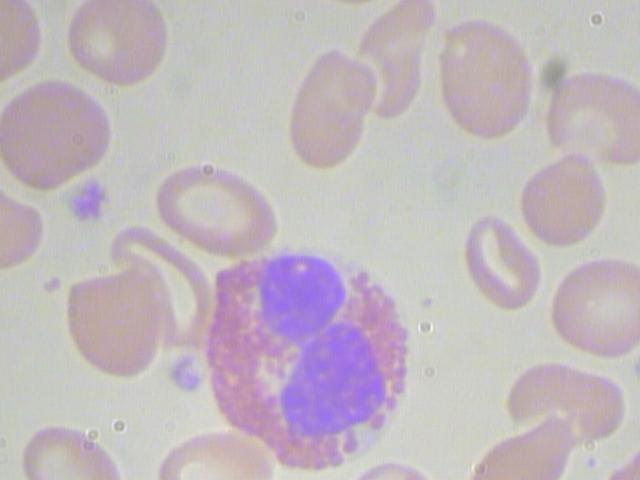
#> input picture vezba 1/sc_2019_challenge_1/dataset/train/BloodImage_00387.jpg, 640 x 480 px
$ python -i process.py   (imports and definitions only)   (older library calls are emulated)
#> lines starting #> are read from the running program, lines starting #| are printed output that depends on the picture; after the words box and inside, x2 and y2 are one past the last pixel; in counts of white or black regions, pixels touching at a corner belong together
# import libraries here
from builtins import print

import numpy as np
import cv2
import matplotlib
import matplotlib.pyplot as plt

def count_blood_cells(image_path):
    """
    Procedura prima putanju do fotografije i vraca broj krvnih zrnaca.

    Ova procedura se poziva automatski iz main procedure i taj deo kod nije potrebno menjati niti implementirati.

    :param image_path: <String> Putanja do ulazne fotografije.
    :return: <int>  Broj prebrojanih krvnih zrnaca
    """
#> called with image_path = 'dataset/train/BloodImage_00387.jpg'
    blood_cell_count = 0
    # TODO - Prebrojati krvna zrnca i vratiti njihov broj kao povratnu vrednost ove procedure

    img_ucitan = cv2.imread(image_path)
#> img_ucitan is the input picture: shape (480, 640, 3); mean B, G, R 189.9, 184, 193.5
    img_ucitan = cv2.cvtColor(img_ucitan, cv2.COLOR_BGR2RGB)


    img_gray = np.ndarray((img_ucitan.shape[0], img_ucitan.shape[1]))
    img_gray = 0.21 * img_ucitan[:, :, 0] + 0.72 * img_ucitan[:, :, 1] + 0.07 * img_ucitan[:, :, 2]
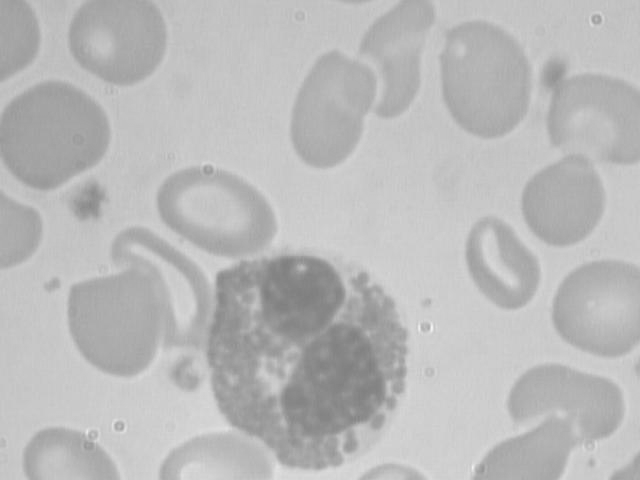
#> img_gray: shape (480, 640) float64; min 126.9, max 244.4, mean 186.4
    img_gray = img_gray.astype('uint8')

    img_tresh = cv2.adaptiveThreshold(img_gray, 255, cv2.ADAPTIVE_THRESH_MEAN_C, cv2.THRESH_BINARY, 25, 5)
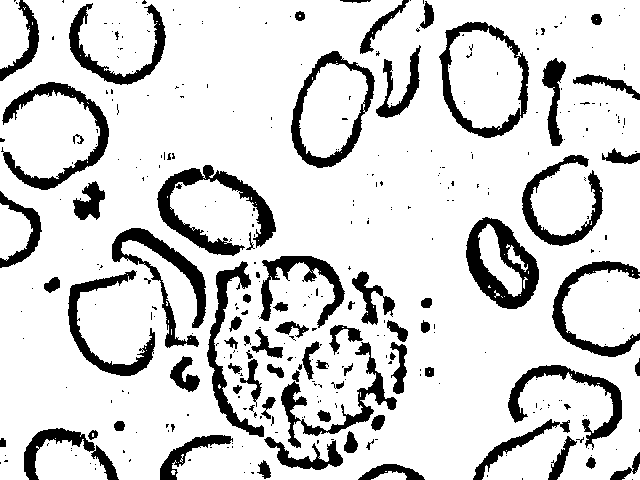
#> img_tresh: shape (480, 640); 83.5% white; 358 black regions (278 under 20 px), largest, box (x1, y1, x2, y2) and area: (157, 165, 276, 256) 3180, (466, 217, 539, 309) 3011, (112, 228, 206, 348) 2737

    # [8 lines of commented-out code are left out]

    mali = cv2.getStructuringElement(cv2.MORPH_ELLIPSE, (4, 4))
    veliki = cv2.getStructuringElement(cv2.MORPH_ELLIPSE, (6, 6))

    img_tresh_dilacija = cv2.dilate(img_tresh, mali, iterations=1)
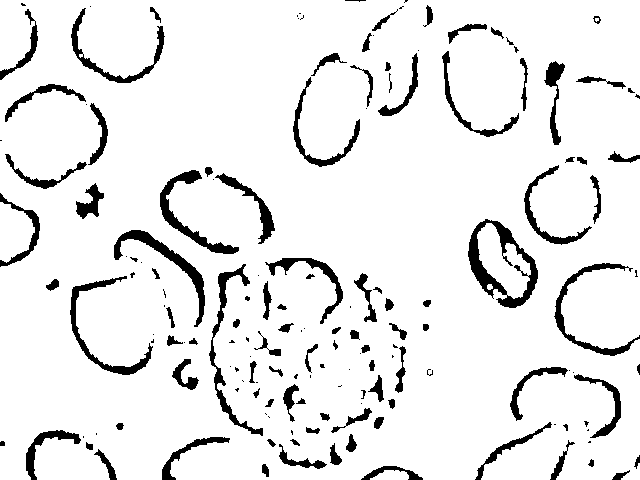
#> img_tresh_dilacija: shape (480, 640); 91.4% white; 161 black regions (60 under 20 px), largest, box (x1, y1, x2, y2) and area: (468, 219, 538, 308) 1907, (114, 230, 205, 327) 1290, (160, 170, 239, 254) 1197
    img_erozija = cv2.erode(img_tresh_dilacija, veliki, iterations=1)
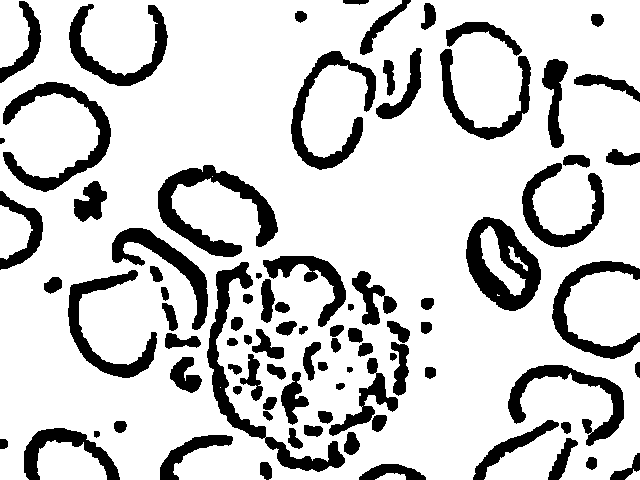
#> img_erozija: shape (480, 640); 80.4% white; 87 black regions, largest, box (x1, y1, x2, y2) and area: (207, 262, 345, 472) 3682, (158, 165, 278, 257) 3662, (466, 217, 541, 311) 3532

    img_invert = 255-img_erozija
#> img_invert: shape (480, 640); 19.6% white; 87 white regions
    #plt.imshow(img_invert, 'gray')
    #plt.show()

    img, contours, hiearchy = cv2.findContours(img_invert, cv2.RETR_LIST, cv2.CHAIN_APPROX_SIMPLE)
#> contours = 95 contours, 7 with area under 20; largest, box (x1, y1, x2, y2) and area: (466, 217, 541, 311) 4750, (158, 165, 278, 257) 3392, (207, 262, 345, 472) 3344, (3, 82, 111, 192) 2784, (291, 51, 376, 170) 2452; hiearchy = 95 rows, first 6: [1, -1, -1, -1], [2, 0, -1, -1], [3, 1, -1, -1], [4, 2, -1, -1], [5, 3, -1, -1], [6, 4, -1, -1]


    contours_blood_cell = []


    for contour in contours:
        (x, y), radius = cv2.minEnclosingCircle(contour)
        center = (int(x), int(y))
        radius = int(radius)
        img = cv2.circle(img, center, radius, (0, 255, 0), 2)


        if radius > 23 and radius < 44:
            contours_blood_cell.append(contour)
#> this loop made 95 passes
#> (x, y, radius, center) on passes 2, 3, 4, 5, 6, 10, 11, 12, 13, 14, 15, 16: (264.9, 470.3, 9, (264, 470)), (591.1, 462.8, 6, (591, 462)), (624.5, 466, 19, (624, 466)), (2.5, 443.5, 5, (2, 443)), (561.5, 459.5, 23, (561, 459)), (350.5, 442.9, 11, (350, 442)), (96.07, 433.6, 3, (96, 433)), (295, 437.5, 11, (295, 437)), (71.5, 465, 49, (71, 465)), (312.7, 429, 9, (312, 429)), (565.3, 427.3, 6, (565, 427)), (119.8, 425.8, 6, (119, 425))
#> (x, y, radius) on passes 1, 8, 25, 30, 36, 45: (392, 478, 33), (196, 458, 41), (340, 386, 4), (276, 370, 10), (252, 377, 23), (269, 343, 19)
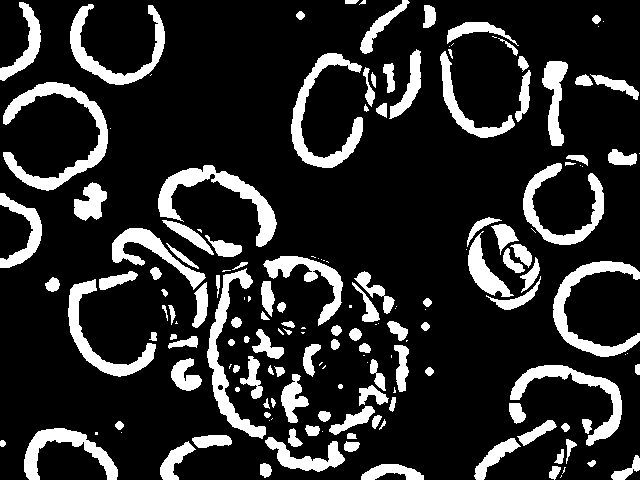
#> img: shape (480, 640); 17.1% white; 170 white regions (49 under 20 px)
#> after the loop, contours_blood_cell = 13 contours; largest, box (x1, y1, x2, y2) and area: (522, 163, 604, 248) 1934, (479, 225, 527, 297) 1284, (0, 191, 43, 270) 1075, (160, 435, 233, 480) 940, (0, 1, 41, 83) 928

    cv2.drawContours(img, contours_blood_cell, -1, (255, 0, 0), 1)
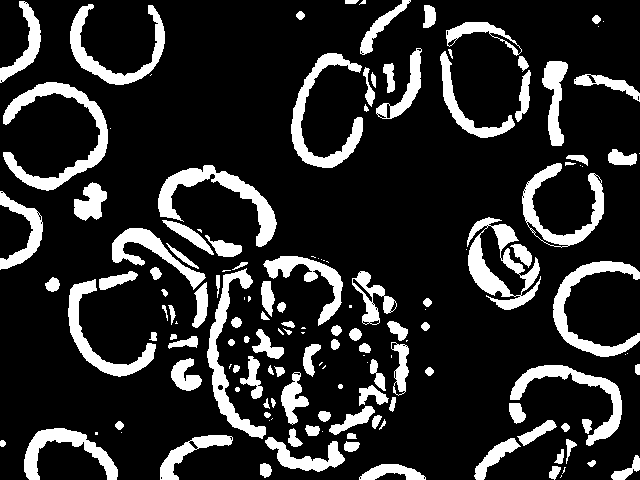
#> img: shape (480, 640); 17.3% white; 151 white regions (40 under 20 px), largest, box (x1, y1, x2, y2) and area: (3, 82, 108, 191) 2873, (467, 217, 541, 310) 2648, (158, 165, 277, 247) 2502

    blood_cell_count = len(contours_blood_cell)
#> blood_cell_count = 13
    print('Ukupan broj regiona: %d' % len(contours_blood_cell))
#| Ukupan broj regiona: 13

    return blood_cell_count

>>> result = count_blood_cells('dataset/train/BloodImage_00387.jpg')
#> result = 13

$ run again, on vezba 1/sc_2019_challenge_1/dataset/train/BloodImage_00388.jpg
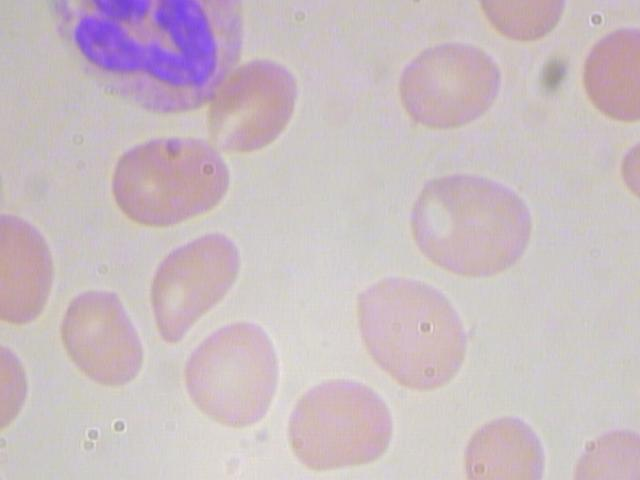
#> input picture vezba 1/sc_2019_challenge_1/dataset/train/BloodImage_00388.jpg, 640 x 480 px
#> in count_blood_cells, img_ucitan is the input picture: shape (480, 640, 3); mean B, G, R 193.8, 188.5, 201.6
#> in count_blood_cells, `img_tresh = cv2.adaptiveThreshold(img_gray, 255, cv2.ADAPTIVE_THRESH_M..`:
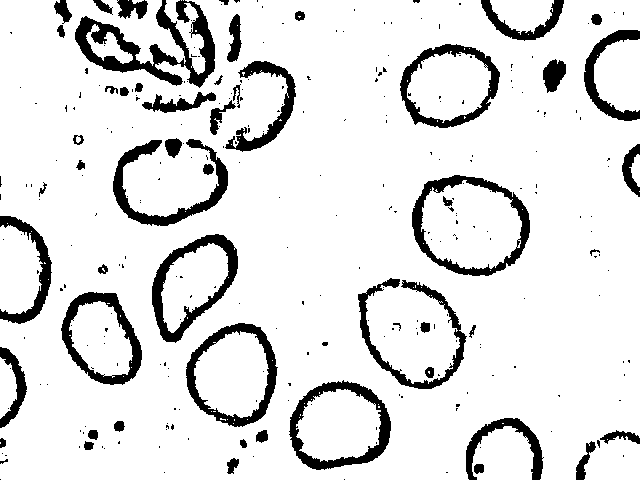
#> img_tresh: shape (480, 640); 88.1% white; 293 black regions (238 under 20 px), largest, box (x1, y1, x2, y2) and area: (75, 0, 215, 88) 4106, (412, 175, 530, 276) 2522, (152, 234, 238, 343) 2408
#> img_tresh_dilacija: shape (480, 640); 94% white; 96 black regions (33 under 20 px), largest, box (x1, y1, x2, y2) and area: (154, 236, 237, 341) 1383, (115, 142, 227, 225) 1319, (63, 294, 141, 384) 1171
#> img_erozija: shape (480, 640); 85.8% white; 52 black regions, largest, box (x1, y1, x2, y2) and area: (412, 175, 532, 278) 3144, (113, 139, 230, 228) 3058, (152, 234, 240, 344) 2937
#> img_invert: shape (480, 640); 14.2% white; 52 white regions
#> contours = 60 contours, 2 with area under 20; largest, box (x1, y1, x2, y2) and area: (412, 175, 532, 278) 9464, (186, 323, 279, 428) 7316, (290, 381, 393, 472) 7249, (422, 180, 523, 270) 6638, (400, 44, 502, 130) 6529; hiearchy = 60 rows, first 6: [1, -1, -1, -1], [2, 0, -1, -1], [3, 1, -1, -1], [4, 2, -1, -1], [5, 3, -1, -1], [6, 4, -1, -1]
#> the loop in count_blood_cells, `for contour in contours:` made 60 passes
#> (x, y, radius, center) on passes 1, 2, 3, 4, 5, 6, 8, 9: (233.5, 466, 8, (233, 466)), (585.5, 460.5, 20, (585, 460)), (89, 445.9, 5, (89, 445)), (243.2, 443.8, 5, (243, 443)), (2, 443.5, 5, (2, 443)), (620.6, 440, 19, (620, 440)), (93.5, 434.2, 6, (93, 434)), (119.8, 426.2, 6, (119, 426))
#> after the loop in count_blood_cells, `for contour in contours:`: contours_blood_cell = 9 contours; largest, box (x1, y1, x2, y2) and area: (195, 332, 269, 418) 4762, (408, 52, 492, 122) 4256, (70, 302, 133, 377) 3270, (466, 418, 545, 480) 1560, (481, 0, 566, 42) 1131
#> in count_blood_cells, `cv2.drawContours(img, contours_blood_cell, -1, (255, 0, 0), 1)`:
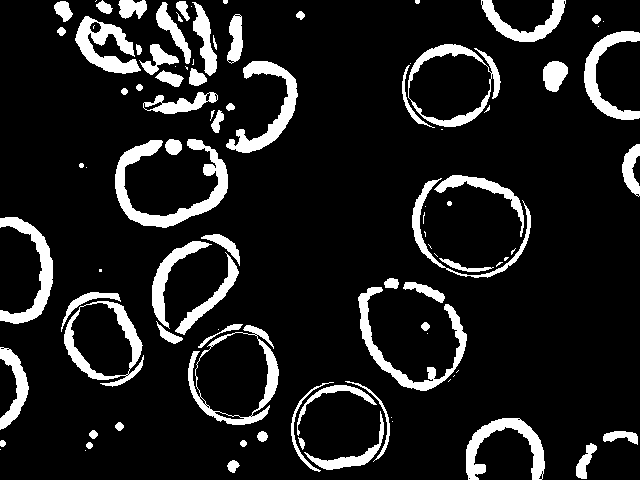
#> img: shape (480, 640); 12.1% white; 98 white regions (32 under 20 px), largest, box (x1, y1, x2, y2) and area: (115, 139, 228, 228) 2920, (358, 287, 467, 391) 2024, (226, 61, 298, 153) 1901
#> blood_cell_count = 9
#| Ukupan broj regiona: 9

$ run again, on vezba 1/sc_2019_challenge_1/dataset/train/BloodImage_00390.jpg
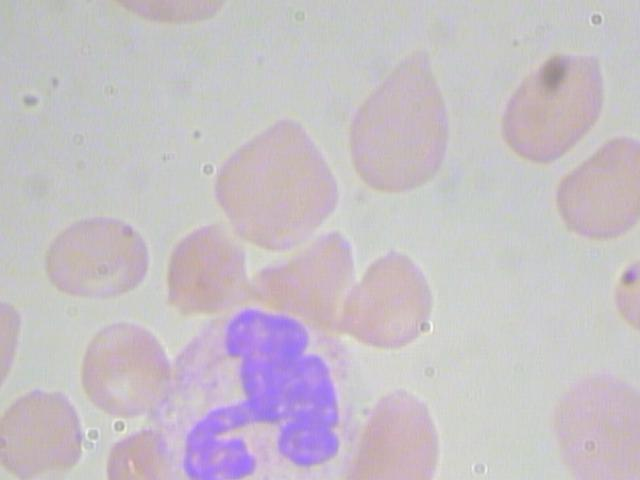
#> input picture vezba 1/sc_2019_challenge_1/dataset/train/BloodImage_00390.jpg, 640 x 480 px
#> in count_blood_cells, img_ucitan is the input picture: shape (480, 640, 3); mean B, G, R 198, 191.5, 198.6
#> in count_blood_cells, `img_tresh = cv2.adaptiveThreshold(img_gray, 255, cv2.ADAPTIVE_THRESH_M..`:
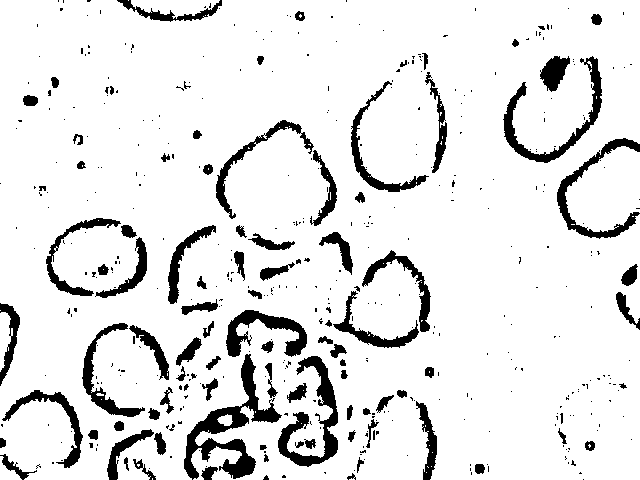
#> img_tresh: shape (480, 640); 89.5% white; 464 black regions (371 under 20 px), largest, box (x1, y1, x2, y2) and area: (184, 354, 282, 480) 3185, (278, 356, 338, 467) 2119, (503, 56, 602, 163) 1814
#> img_tresh_dilacija: shape (480, 640); 95.4% white; 170 black regions (91 under 20 px), largest, box (x1, y1, x2, y2) and area: (228, 312, 306, 356) 931, (186, 408, 248, 477) 763, (506, 87, 589, 162) 620
#> img_erozija: shape (480, 640); 87.8% white; 97 black regions, largest, box (x1, y1, x2, y2) and area: (278, 356, 340, 468) 2544, (335, 251, 432, 349) 2313, (504, 56, 604, 165) 2210
#> img_invert: shape (480, 640); 12.2% white; 97 white regions
#> contours = 101 contours, 4 with area under 20; largest, box (x1, y1, x2, y2) and area: (278, 356, 340, 468) 2317, (335, 251, 432, 349) 2072, (504, 56, 604, 165) 1984, (557, 138, 640, 240) 1718, (226, 310, 309, 359) 1631; hiearchy = 101 rows, first 6: [1, -1, -1, -1], [2, 0, -1, -1], [3, 1, -1, -1], [4, 2, -1, -1], [5, 3, -1, -1], [6, 4, -1, -1]
#> the loop in count_blood_cells, `for contour in contours:` made 101 passes
#> (x, y, radius, center) on passes 1, 2, 3, 5, 6, 7, 8, 9: (267, 477.5, 3, (267, 477)), (151.2, 474, 2, (151, 474)), (210, 472.5, 9, (210, 472)), (360.8, 462, 3, (360, 462)), (140.2, 462, 2, (140, 462)), (126.1, 460.6, 3, (126, 460)), (266.2, 459, 2, (266, 459)), (15.5, 467, 16, (15, 467))
#> after the loop in count_blood_cells, `for contour in contours:`: contours_blood_cell = 11 contours; largest, box (x1, y1, x2, y2) and area: (226, 310, 309, 359) 1631, (184, 406, 251, 480) 1516, (201, 438, 257, 480) 1106, (241, 354, 283, 424) 1007, (107, 429, 168, 480) 868
#> in count_blood_cells, `cv2.drawContours(img, contours_blood_cell, -1, (255, 0, 0), 1)`:
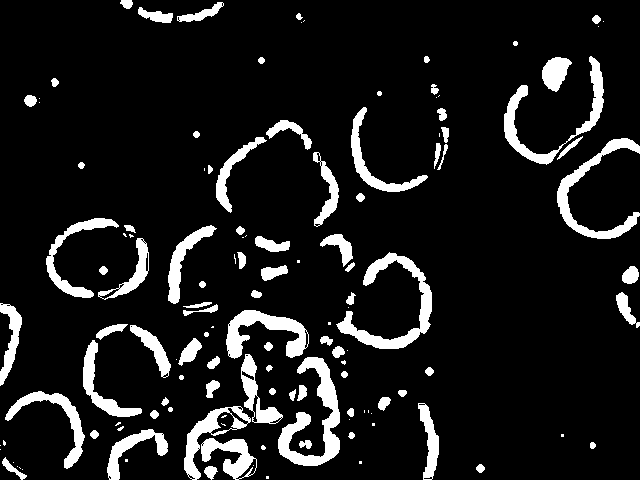
#> img: shape (480, 640); 10.6% white; 130 white regions (44 under 20 px), largest, box (x1, y1, x2, y2) and area: (278, 357, 340, 466) 2476, (336, 252, 432, 349) 2251, (504, 56, 604, 165) 1883
#> blood_cell_count = 11
#| Ukupan broj regiona: 11

$ run again, on vezba 1/sc_2019_challenge_1/dataset/train/BloodImage_00391.jpg
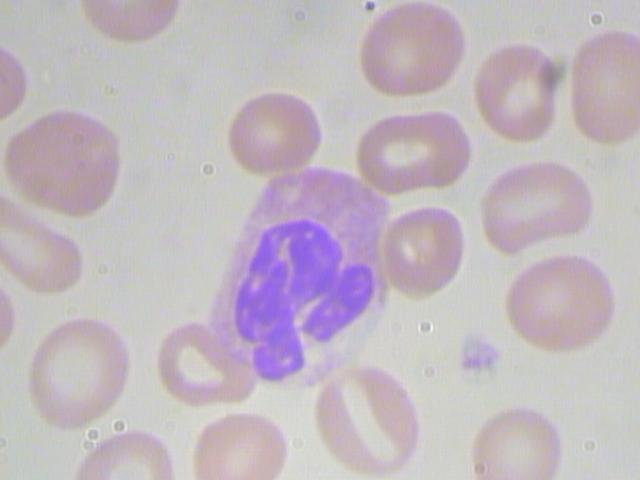
#> input picture vezba 1/sc_2019_challenge_1/dataset/train/BloodImage_00391.jpg, 640 x 480 px
#> in count_blood_cells, img_ucitan is the input picture: shape (480, 640, 3); mean B, G, R 191.6, 183.7, 193.5
#> in count_blood_cells, `img_tresh = cv2.adaptiveThreshold(img_gray, 255, cv2.ADAPTIVE_THRESH_M..`:
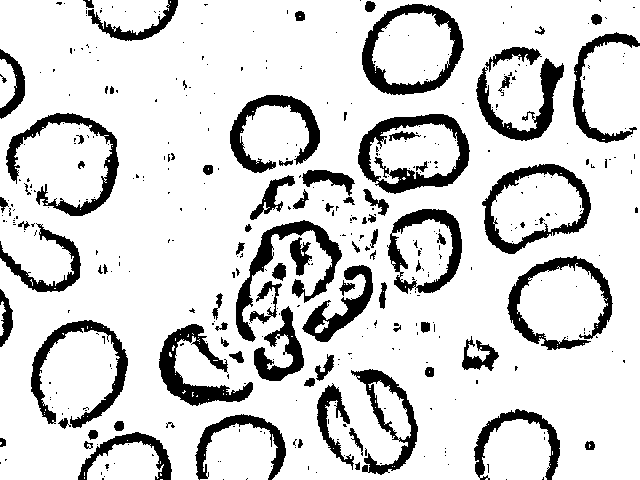
#> img_tresh: shape (480, 640); 83.5% white; 413 black regions (329 under 20 px), largest, box (x1, y1, x2, y2) and area: (358, 114, 470, 194) 3093, (362, 4, 464, 95) 2717, (236, 220, 342, 342) 2684
#> img_tresh_dilacija: shape (480, 640); 91.7% white; 157 black regions (81 under 20 px), largest, box (x1, y1, x2, y2) and area: (360, 116, 468, 192) 1720, (364, 6, 462, 93) 1634, (161, 326, 252, 404) 1353
#> img_erozija: shape (480, 640); 80.9% white; 82 black regions, largest, box (x1, y1, x2, y2) and area: (358, 114, 471, 195) 3578, (362, 4, 465, 96) 3251, (31, 320, 130, 430) 3046
#> img_invert: shape (480, 640); 19.1% white; 82 white regions
#> contours = 90 contours, 6 with area under 20; largest, box (x1, y1, x2, y2) and area: (362, 4, 465, 96) 7386, (358, 114, 471, 195) 7113, (373, 12, 455, 85) 4402, (370, 124, 461, 185) 3826, (31, 320, 130, 430) 2756; hiearchy = 90 rows, first 6: [1, -1, -1, -1], [2, 0, -1, -1], [3, 1, -1, -1], [4, 2, -1, -1], [5, 3, -1, -1], [6, 4, -1, -1]
#> the loop in count_blood_cells, `for contour in contours:` made 90 passes
#> (x, y, radius, center) on passes 1, 2, 4, 5, 6, 7, 8, 9: (349.1, 461, 4, (349, 461)), (590.3, 445.5, 5, (590, 445)), (2.9, 442.1, 5, (2, 442)), (125.2, 471.4, 47, (125, 471)), (352.2, 433, 2, (352, 433)), (93.7, 434.5, 5, (93, 434)), (119.6, 426, 6, (119, 426)), (240.2, 456.2, 47, (240, 456))
#> after the loop in count_blood_cells, `for contour in contours:`: contours_blood_cell = 10 contours; largest, box (x1, y1, x2, y2) and area: (373, 12, 455, 85) 4402, (254, 307, 306, 383) 1682, (0, 228, 83, 294) 1474, (317, 385, 352, 459) 1010, (0, 49, 27, 120) 787
#> in count_blood_cells, `cv2.drawContours(img, contours_blood_cell, -1, (255, 0, 0), 1)`:
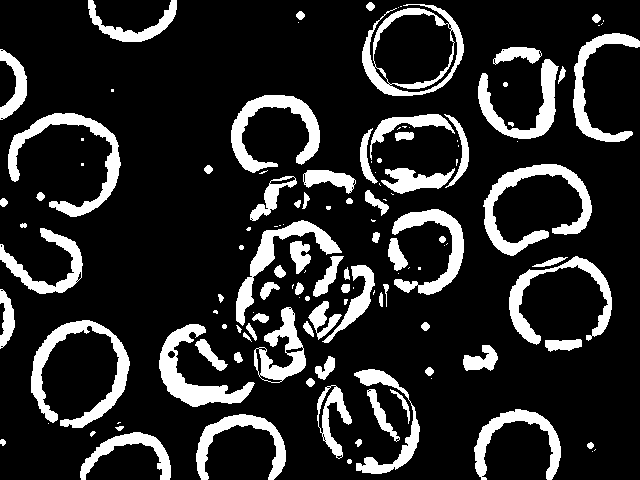
#> img: shape (480, 640); 16.7% white; 130 white regions (46 under 20 px), largest, box (x1, y1, x2, y2) and area: (31, 320, 130, 428) 2917, (483, 164, 592, 256) 2854, (8, 113, 121, 217) 2658
#> blood_cell_count = 10
#| Ukupan broj regiona: 10
